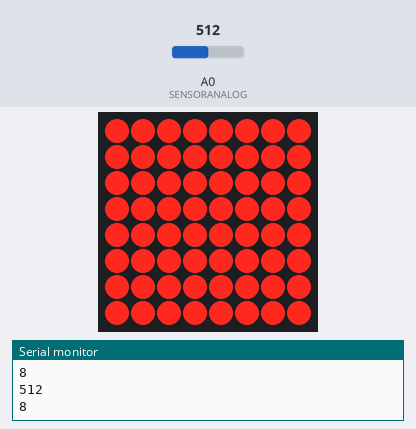
Simulated run of this sketch. Board: Arduino Uno, built with avr-gcc and run on an emulated ATmega328P. Parts: 8×8 LED matrix, the last lines printed to the serial monitor. The inputs (shaded band) are chosen by the test bench; at power-on: A0 (SENSORANALOG) = 512.

Above: at 1.2 s.
1.3 s: A0 (SENSORANALOG) set to 535
At 1.8 s:
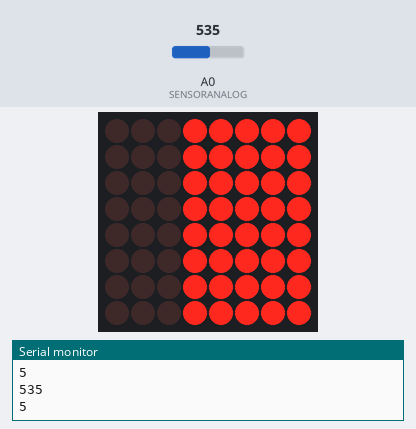
2.8 s: A0 (SENSORANALOG) set to 560
At 4.0 s:
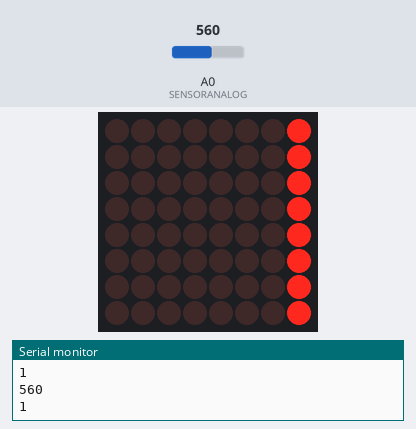
4.3 s: A0 (SENSORANALOG) set to 540
At 4.9 s:
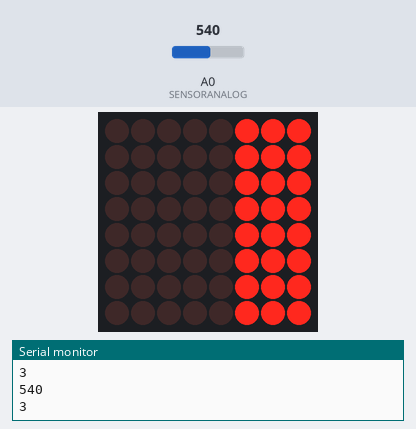
5.8 s: A0 (SENSORANALOG) set to 515
At 7.0 s:
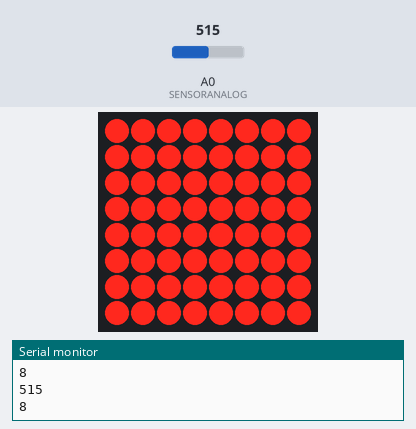
7.3 s: A0 (SENSORANALOG) set to 716
At 8.2 s:
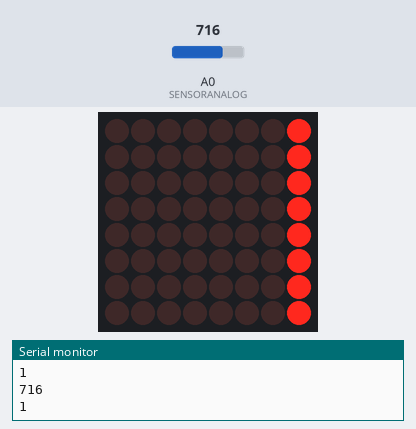
Timing chart, 0 to 9.8 s (numbered marks = the images above; inputs shaded):
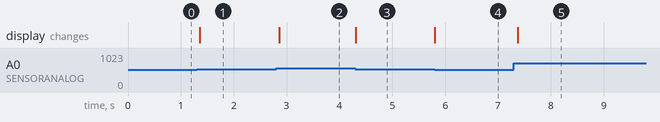

Measured:
- after the input at 1.3 s, the display: changes after 0.05 s (image 1)
- after the input at 2.8 s, the display: changes after 0.06 s (image 2)
- after the input at 4.3 s, the display: changes at once (image 3)
- after the input at 5.8 s, the display: changes at once (image 4)
- after the input at 7.3 s, the display: changes after 0.07 s (image 5)

The sketch:

sketch_apr30a.ino
```cpp
/* Video Link:
 * https://youtu.be/sWdidN0pQCw
 */

// READ ME
// 1. Your potentiometer may vary. You will have to adjust your variables.
// 2. Your environment may vary. You will have to adjust your variables.
// 3. Adjust the MINVOLTAGE/MAXVOLTAGE constants to tune to your environment.
// 4. Projects with sensors are so variable and unreliable at times.

#include "LedControl.h" // lib
#define SENSORANALOG A0 // a_input pin from sound sensor
#define SENSORDIGITAL 2 // d_input pin from sound sensor
#define MINVOLTAGE 525  // Calibrate voltage for loud sound
#define MAXVOLTAGE 550  // Calibrate noise floor (quiet)
byte displayLevel[9] = {B00000000,B00000001,B00000011,B00000111,B00001111,B00011111,B00111111,B01111111,B11111111}; // define display modes
LedControl lc = LedControl(12,10,11,1); // initialize dot matrix display
// variable
long dataIn = 0;
int processed;
int processedOld;
bool hold;
bool highHold;

void setup() {
  Serial.begin(9600);           // for debug
  pinMode(SENSORDIGITAL,INPUT); // set sound pin as digital input
  lc.shutdown(0,false);         // led screen wakeup
  lc.setIntensity(0,8);         // led screen medium brightness
  lc.clearDisplay(0);           // clear led screen
}

void loop() {
  // get microphone input voltage
  dataIn = analogRead(SENSORANALOG);
  Serial.println(dataIn); // debug
  // prep values for display
  processed = map(dataIn, MINVOLTAGE, MAXVOLTAGE-5, 8, 1); // higher voltage means lower volume
  processed = constrain(processed,1,8); // map accepts & returns out of range values, so filtering
  Serial.println(processed); // debug
  // display level  on screen
  if (hold && processedOld > processed) { // hold previous level if high
    for (int i = 0; i < 8; i++) {
      lc.setRow(0, i, displayLevel[processedOld]);
    }
    delay(30);
    hold = false;
    if (processed == 8 && processedOld == 8) highHold = true;
  }
  else if (highHold && processedOld == 8) { // holding very high level (anti-flicker)
    for (int i = 0; i < 8; i++) {
      lc.setRow(0, i, 8);
    }
    delay(1000);
    highHold = false;
  }
  else { // display
    for (int i = 0; i < 8; i++) {
	    lc.setRow(0, i, displayLevel[processed]);
    }
    hold = true;
  }
  processedOld = processed;
  dataIn = 0;
  processed = 0;
  delay(20);
}
```
